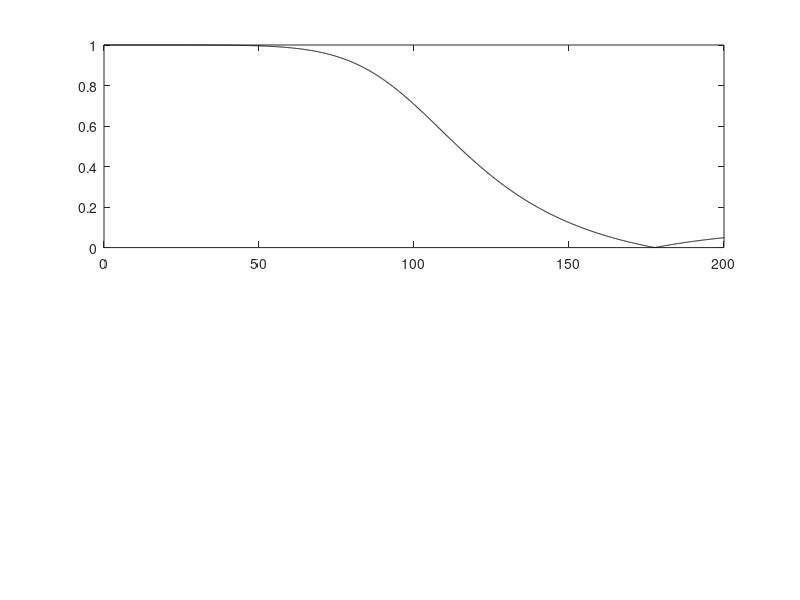

MATLAB code to generate this figure: (Note: this script raises an error after producing the figure.)
% Inverse Chebyshev Filter
% Determine transfer function H(s)
% Plot Mag. and Phase Responses
% for a third-order lowpas Inverse Chebyshev Filter
% if the 3dB cutoff frequency is 100 rad/sec and 
% the stopband ripple is limited to 20dB

% Using Example 2.16 starting on page 141 in book:
K = 3; % Order of filter
wc = 100; % 3dB cutoff frequency (rad/sec)
sb_ripple = 20; % 20dB stop band ripple
E = sqrt(abs(inv(10^(sb_ripple/10) - 1))); % stop band ripple parameter
k = 1:K;

ws = wc*cos( acos(1/E) / K);

hyp_inside = asinh(1/E) / K;
reg_inside = (pi.*(2.*k - 1) ./ (2*K));

pk = 1./( (-1/ws).*sinh(hyp_inside).*sin(reg_inside) + (j/ws).*cosh(hyp_inside).*cos(reg_inside));

zk = j.*ws.*sec( (pi.*(2.*k-1)) ./ (2*K));
Gain = 1;
for m = 1:K
   Gain = Gain * (pk(1,m) / zk(1,m));    
end

H = @(s) Gain .* ( (s - zk(1,1)).*(s - zk(1,2)).*(s - zk(1,3))) ...
    ./ ( (s - pk(1,1)) .* (s - pk(1,2)) .* (s - pk(1,3)));

w = 0:0.1:200;
s = j.*w;
subplot(2,1,1);
plot(w,abs(H(s)),'k'); yline(1/sqrt(2),'r'); xline(100,'r');
xlabel("frequency (rad/s)"); title("magnitude response of LP Inv. Chebyshev");

subplot(2,1,2);
plot(w,angle(H(s)),'k');
xlabel("frequency (rad/s)"); title("phase response of LP Inv. Chebyshev");
